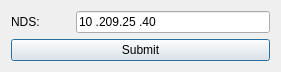
<?xml version="1.0" encoding="UTF-8"?>
<ui version="4.0">
 <class>Dialog</class>
 <widget class="QDialog" name="Dialog">
  <property name="geometry">
   <rect>
    <x>0</x>
    <y>0</y>
    <width>281</width>
    <height>71</height>
   </rect>
  </property>
  <property name="windowTitle">
   <string>Dialog</string>
  </property>
  <layout class="QVBoxLayout" name="verticalLayout">
   <item>
    <layout class="QHBoxLayout" name="layout_nds" stretch="1,3">
     <property name="spacing">
      <number>0</number>
     </property>
     <item>
      <widget class="QLabel" name="label_nds">
       <property name="text">
        <string>NDS:</string>
       </property>
      </widget>
     </item>
     <item>
      <widget class="QLineEdit" name="lineEdit_nds">
       <property name="inputMask">
        <string>000.000.000.000</string>
       </property>
       <property name="text">
        <string>10.209.25.40</string>
       </property>
      </widget>
     </item>
    </layout>
   </item>
   <item>
    <layout class="QHBoxLayout" name="horizontalLayout">
     <property name="spacing">
      <number>0</number>
     </property>
     <item>
      <widget class="QPushButton" name="btn_submit">
       <property name="text">
        <string>Submit</string>
       </property>
      </widget>
     </item>
    </layout>
   </item>
  </layout>
 </widget>
 <resources/>
 <connections/>
</ui>
